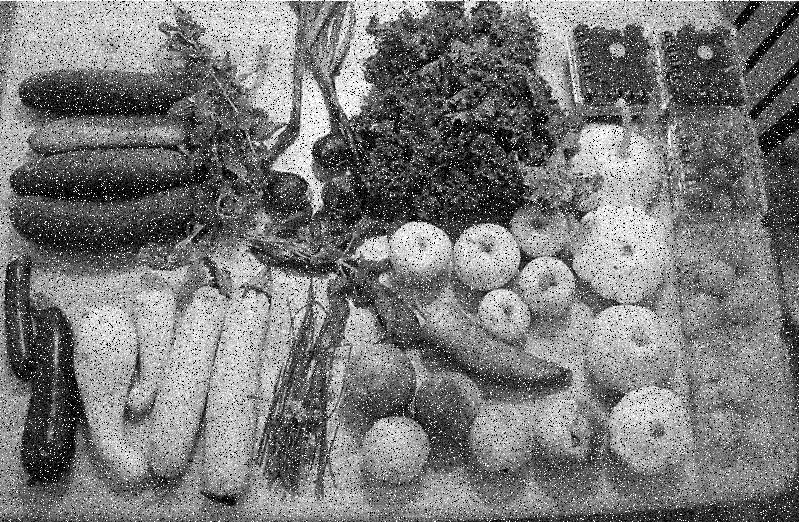
#> input picture HW3/q3/broken.jpg, 799 x 522 px
$ python FixingNoise.py
#> lines starting #> are read from the running program, lines starting #| are printed output that depends on the picture
# Mostufa Jbareen, 212955587
# Mohammed Egbaria, 318710761

import cv2
import numpy as np


def first_section():
    # Reading the data
    image = cv2.imread("broken.jpg", cv2.IMREAD_GRAYSCALE)
#> image is the input picture: shape (522, 799); min 0, max 255, mean 121.2
    image.astype(np.float64)

    # Median filtering
    median_filtered_image = cv2.medianBlur(image, 5)
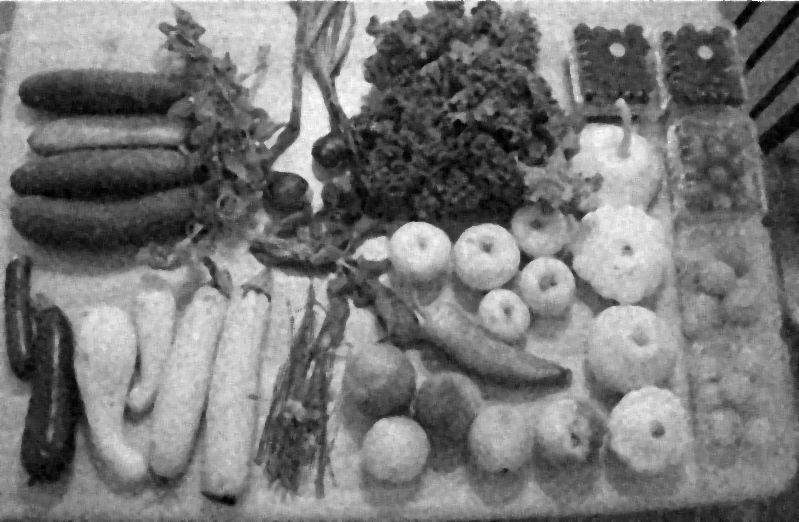
#> median_filtered_image: shape (522, 799); min 0, max 255, mean 120.4

    # Bilateral filtering on the median filtered image
    bi_med = cv2.bilateralFilter(median_filtered_image, 21, 10, 20)

    # Applying high pass filter
    bilateral_filtered_image = cv2.bilateralFilter(bi_med, 7, 20, 19)  # Bilateral filtering
    mask = bi_med.astype(np.float64) - bilateral_filtered_image.astype(np.float64)
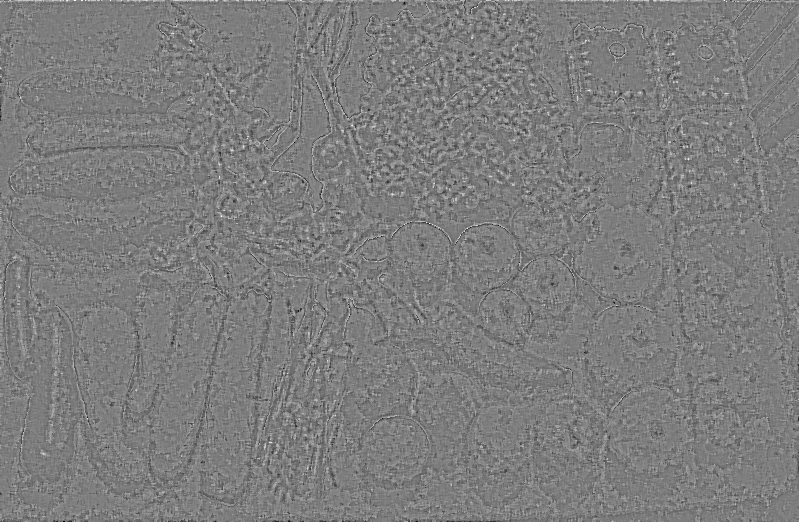
#> mask: shape (522, 799) float64; min -25, max 26, mean 0; drawn with min black and max white
    mask = np.where(mask >= 0, mask, 0).astype("uint8")
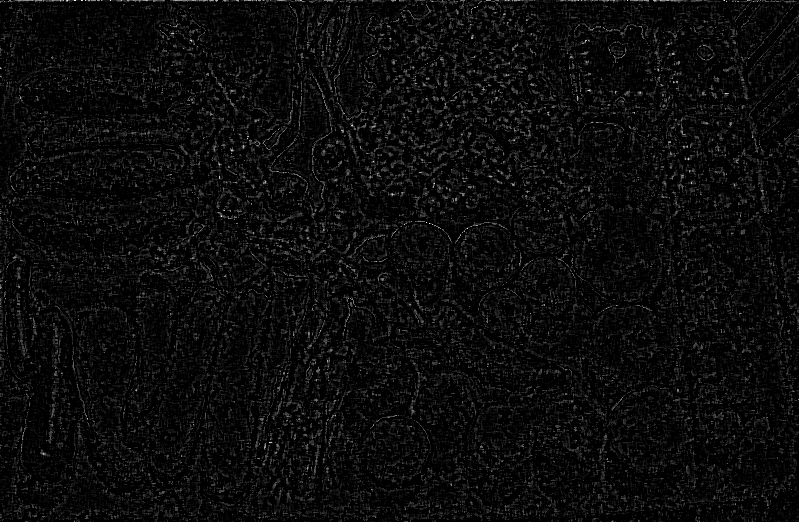
#> mask: shape (522, 799); min 0, max 26, mean 1.2; drawn with min black and max white
    result = cv2.addWeighted(bi_med, 1, mask, 1.5, 0).astype("uint8")

    # Displaying and saving the result
    cv2.imshow("sol", result)
    cv2.waitKey(0)

    cv2.imwrite("section_a_sol.jpg", result)


def second_section():
    # Reading the data.
#> (the run stopped early here; a loop or call above may not have finished)
